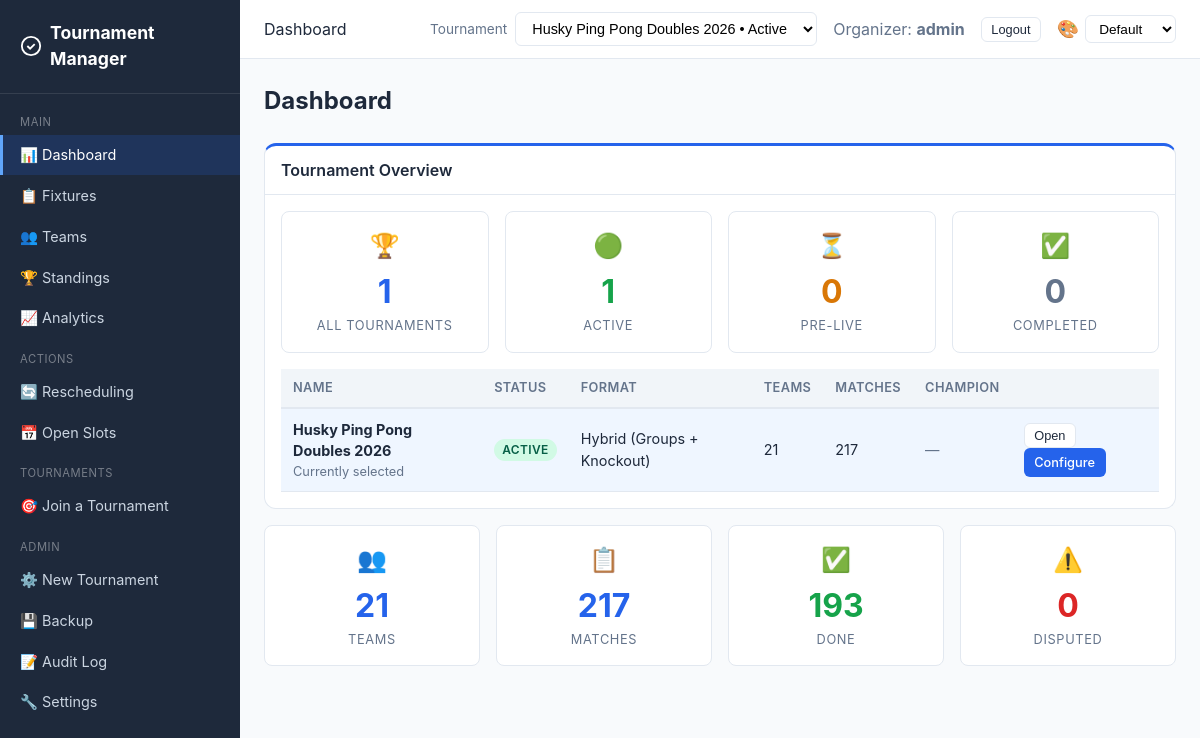
The app's page /dashboard/ (signed in), older data.
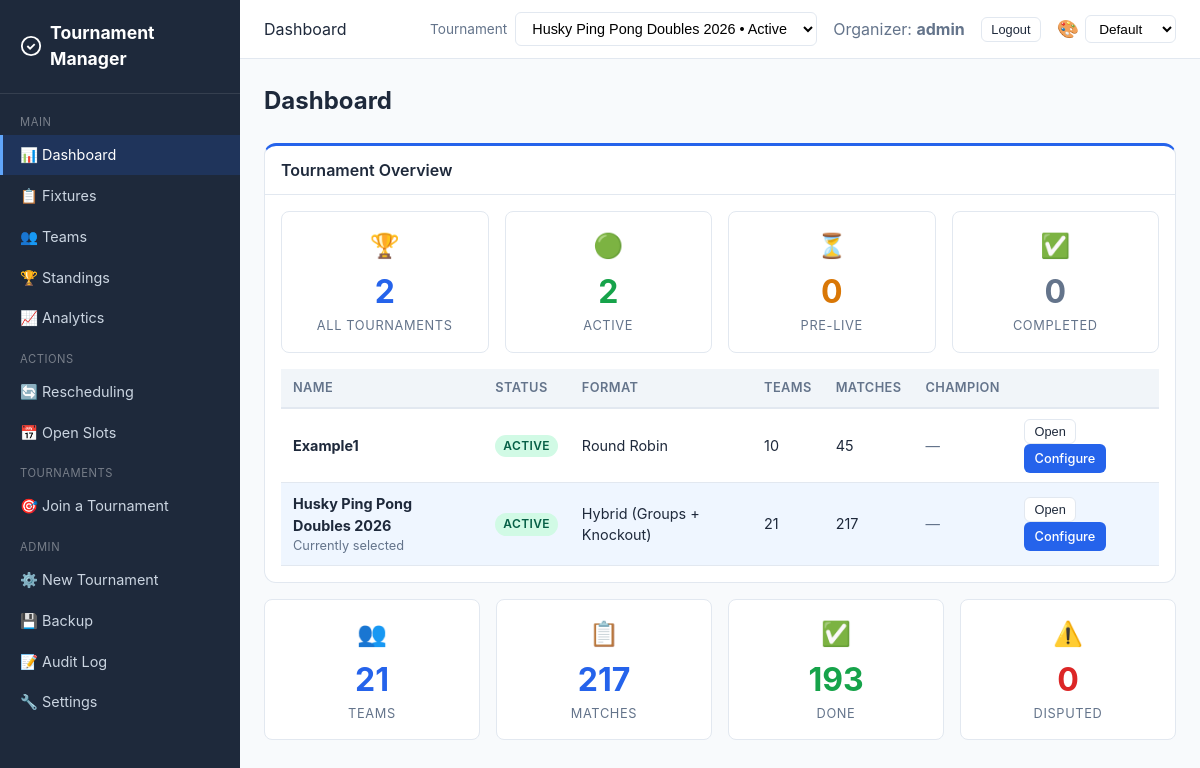
The same page, newer data.
### core/models.py (models this page shows, shortened)
class Tournament(models.Model):
    FORMAT_CHOICES = [
        ("round_robin", "Round Robin"),
        ("double_round_robin", "Double Round Robin"),
        ("knockout", "Knockout"),
        ("double_elimination", "Double Elimination"),
        ("consolation", "Consolation"),
        ("hybrid", "Hybrid (Groups + Knockout)"),
    ]
    SPORT_CHOICES = [
        ("badminton", "Badminton"),
        ("tennis", "Tennis"),
        ("volleyball", "Volleyball"),
        ("basketball", "Basketball"),
        ("soccer", "Soccer"),
        ("cricket", "Cricket"),
        ("table_tennis", "Table Tennis"),
        ("other", "Other"),
    ]
    WITHDRAWAL_POLICY_CHOICES = [
        ("forfeit", "Forfeit remaining matches"),
        ("void", "Void remaining matches"),
    ]
    name = models.CharField(max_length=200)
    sport_type = models.CharField(
        max_length=30, choices=SPORT_CHOICES, default="other",
        help_text="Type of sport for this tournament",
    )
    format = models.CharField(max_length=30, choices=FORMAT_CHOICES)
    players_per_team = models.IntegerField(
        default=1, help_text="Number of players required per team",
    )
    status = models.CharField(
        max_length=20,
        choices=[
            ("setup", "Setup"),
            ("registration_open", "Registration Open"),
            ("ready", "Ready for Scheduling"),
            ("scheduled", "Schedule Draft Ready"),
            ("active", "Active"),
            ("completed", "Completed"),
        ],
        default="setup",
    )
    created_at = models.DateTimeField(auto_now_add=True)
    started_at = models.DateTimeField(null=True, blank=True)
    completed_at = models.DateTimeField(null=True, blank=True)
    start_date = models.DateField(
        default=timezone.localdate,
        null=True,
        blank=True,
        help_text="Date from which automatic scheduling should begin",
    )
    expected_teams_count = models.PositiveIntegerField(
        default=0,
        blank=True,
        help_text="Expected number of teams before the tournament can start",
    )
    points_per_win = models.IntegerField(default=3)
    points_per_loss = models.IntegerField(default=0)
    points_per_draw = models.IntegerField(default=1)
    tiebreaker_order = models.TextField(
        default='["game_diff", "games_won", "head_to_head"]'
    )
    num_groups = models.IntegerField(default=2, help_text="For hybrid format")
    teams_per_group_advance = models.IntegerField(
        default=2, help_text="Teams advancing from each group"
    )
    withdrawal_policy = models.CharField(
        max_length=20, choices=WITHDRAWAL_POLICY_CHOICES, default="forfeit"
    )
    default_match_duration = models.IntegerField(
        default=30, help_text="Minutes per match"
    )
    champion = models.ForeignKey(
        "Team",
        null=True,
        blank=True,
        on_delete=models.SET_NULL,
        related_name="championships",
        help_text="Team that won the tournament",
    )

### core/views.py (the view, shortened to what this page needs)
# urls.py: path("dashboard/", views.dashboard_view, name="dashboard"),
@login_required
def dashboard_view(request):
    tournament = _get_tournament(request)
    if tournament:
        _expire_no_show_reports(tournament)
        _expire_pending_score_disputes(tournament)
    team = _get_team(request.user, tournament=tournament)
    is_organizer = _is_organizer(request.user)
    has_dual_roles = _has_dual_roles(request.user)
    view_mode = request.session.get("view_mode", "team") if has_dual_roles else None
    if has_dual_roles:
        effective_view = view_mode  # 'team' or 'organizer'
    elif is_organizer:
        effective_view = "organizer"
    else:
        effective_view = "team"
    if not team and not is_organizer:
        open_count = Tournament.objects.filter(status="registration_open").count()
        if open_count > 0:
            return redirect("join_tournament_list")
    context = {
        "tournament": tournament,
        "team": team,
        "is_organizer": is_organizer,
        "is_captain": _is_captain(request.user, team),
        "has_dual_roles": has_dual_roles,
        "view_mode": view_mode,
        "effective_view": effective_view,
    }
    if is_organizer:
        all_tournaments = _get_available_tournaments()
        context["all_tournaments"] = all_tournaments
        context["active_tournaments_count"] = all_tournaments.filter(status="active").count()
        context["setup_tournaments_count"] = all_tournaments.filter(
            status__in=["setup", "registration_open", "ready", "scheduled"]
        ).count()
        context["completed_tournaments_count"] = all_tournaments.filter(status="completed").count()
    if tournament and is_organizer:
        context["total_teams"] = tournament.teams.count()
        context["total_matches"] = tournament.matches.count()
        context["confirmed_matches"] = tournament.matches.filter(status="confirmed").count()
        context["pending_matches_count"] = tournament.matches.filter(status="pending_confirmation").count()
        context["disputed_matches"] = tournament.matches.filter(status="disputed").count()
        context["critical_disputes"] = tournament.matches.filter(status="disputed", critical_dispute=True).select_related(
            "team1", "team2", "disputed_by"
        )
    context.update(_tournament_context(request, tournament))
    return _render_refreshable_page(
        request,
        "core/dashboard.html",
        "core/partials/dashboard_content.html",
        context,
    )

### templates/core/dashboard.html (shortened to what this page needs)
{% extends "core/base.html" %}
{% block page_header %}Dashboard{% endblock %}
{% block content %}
<h1 class="page-title">Dashboard</h1>
<div id="dashboard-live-region" data-auto-refresh="true" data-refresh-interval="15000">
    {% include "core/partials/dashboard_content.html" %}
</div>
{% endblock %}

### templates/core/base.html (shortened to what this page needs)
{% load static %}
<!DOCTYPE html>
<html lang="en">
<head>
    <link rel="stylesheet" href="{% static 'css/style.css' %}?v={% now 'YmdHis' %}">
</head>
<body>
{% if user.is_authenticated %}
<div class="app-layout">
    <aside class="sidebar">
        <div class="sidebar-brand">
            <svg viewBox="0 0 24 24" fill="none" stroke="currentColor" stroke-width="2"><circle cx="12" cy="12" r="10"/><path d="M8 12l3 3 5-5"/></svg>
            Tournament Manager
        </div>
        <nav class="sidebar-nav">
            <div class="sidebar-section">Main</div>
            <a href="{% url 'dashboard' %}" class="{% if request.resolver_match.url_name == 'dashboard' %}active{% endif %}">📊 Dashboard</a>
            <a href="{% url 'fixtures' %}" class="{% if request.resolver_match.url_name == 'fixtures' %}active{% endif %}">📋 Fixtures</a>
            <a href="{% url 'teams' %}" class="{% if request.resolver_match.url_name == 'teams' or request.resolver_match.url_name == 'team_detail' %}active{% endif %}">👥 Teams</a>
            <a href="{% url 'standings' %}" class="{% if request.resolver_match.url_name == 'standings' %}active{% endif %}">🏆 Standings</a>
            <a href="{% url 'analytics' %}" class="{% if request.resolver_match.url_name == 'analytics' %}active{% endif %}">📈 Analytics</a>
            <div class="sidebar-section">Actions</div>
            <a href="{% url 'rescheduling' %}" class="{% if request.resolver_match.url_name == 'rescheduling' %}active{% endif %}">🔄 Rescheduling</a>
            <a href="{% url 'open_slots' %}" class="{% if request.resolver_match.url_name == 'open_slots' %}active{% endif %}">📅 Open Slots</a>
            {% if team %}
            <div class="sidebar-section">My Team</div>
            <a href="{% url 'team_detail' pk=team.pk %}" class="{% if request.resolver_match.url_name == 'team_detail' %}active{% endif %}">🏅 {{ team.name }}</a>
            {% if joinable_tournaments %}
            <a href="{% url 'join_tournament_list' %}" class="{% if request.resolver_match.url_name == 'join_tournament_list' or request.resolver_match.url_name == 'join_tournament' or request.resolver_match.url_name == 'create_team' %}active{% endif %}" style="margin-top:0.5rem;">➕ Join New Tournament
                <span style="font-size:0.7rem;background:var(--primary);color:#fff;border-radius:10px;padding:1px 7px;margin-left:0.3rem;vertical-align:middle;">{{ joinable_tournaments|length }}</span>
            </a>
            {% endif %}
            {% else %}
            <div class="sidebar-section">Tournaments</div>
            <a href="{% url 'join_tournament_list' %}" class="">🎯 Join a Tournament</a>
            {% endif %}
            {% if user.is_staff %}
            <div class="sidebar-section">Admin</div>
            <a href="{% url 'tournament_setup' %}" class="{% if request.resolver_match.url_name == 'tournament_setup' %}active{% endif %}">⚙️ New Tournament</a>
            <a href="{% url 'backup' %}" class="{% if request.resolver_match.url_name == 'backup' %}active{% endif %}">💾 Backup</a>
            <a href="{% url 'audit_log' %}" class="{% if request.resolver_match.url_name == 'audit_log' %}active{% endif %}">📝 Audit Log</a>
            <a href="{% url 'settings' %}" class="{% if request.resolver_match.url_name == 'settings' %}active{% endif %}">🔧 Settings</a>
            {% endif %}
        </nav>
    </aside>
    <div class="main-content">
        <header class="topbar">
            <div class="topbar-left">
                <span>{% block page_header %}{% endblock %}</span>
            </div>
            <div class="topbar-right">
                {% if user.is_staff and available_tournaments %}
                <form method="post" action="{% url 'select_tournament' %}" style="display:flex;align-items:center;gap:0.5rem;">
                    <label for="tournament-switch" class="text-muted" style="font-size:0.85rem;">Tournament</label>
                    <select id="tournament-switch" name="tournament_id" class="form-select" onchange="this.form.submit()" style="min-width:220px;">
                        {% for t in available_tournaments %}
                        <option value="{{ t.pk }}" {% if selected_tournament and t.pk == selected_tournament.pk %}selected{% endif %}>
                            {{ t.name }} • {{ t.get_status_display }}
                        </option>
                        {% endfor %}
                    </select>
                </form>
                {% endif %}
                {% if team %}
                <a href="{% url 'team_detail' pk=team.pk %}" class="btn btn-outline btn-sm">&#9881;&#65039; {{ team.name }}</a>
                {% elif user.is_staff %}
                <span class="text-muted">Organizer: <strong>{{ user.username }}</strong></span>
                {% endif %}
                <form method="post" action="{% url 'logout' %}" style="display:inline;">
                    <button type="submit" class="btn btn-outline btn-sm">Logout</button>
                </form>
                <div class="theme-picker">
                    <label for="themeSelect" style="font-size:1.1rem;cursor:default;" title="Theme">🎨</label>
                    <select id="themeSelect" class="form-select" style="width:auto;padding:0.3rem 0.55rem;font-size:0.85rem;">
                        <option value="default">Default</option>
                    </select>
                </div>
            </div>
        </header>
        <div class="content">
            {% block content %}{% endblock %}
        </div>
    </div>
</div>
{% endif %}
</body>
</html>

### templates/core/partials/dashboard_content.html (shortened to what this page needs)
{% if not tournament %}
<div class="card">
    <div class="card-body">
        <p>No tournament has been set up yet.</p>
        {% if is_organizer %}
        <a href="{% url 'tournament_setup' %}" class="btn btn-primary mt-1">Create Tournament</a>
        {% endif %}
    </div>
</div>
{% else %}
{% if effective_view == 'organizer' %}
<div class="card mb-2">
    <div class="card-header">Tournament Overview</div>
    <div class="card-body">
        <div class="grid grid-4 mb-2">
            <div class="stat-card">
                <div style="font-size:1.5rem;margin-bottom:0.25rem;">🏆</div>
                <div class="stat-value">{{ all_tournaments|length }}</div>
                <div class="stat-label">All Tournaments</div>
            </div>
            <div class="stat-card">
                <div style="font-size:1.5rem;margin-bottom:0.25rem;">🟢</div>
                <div class="stat-value" style="color:var(--success)">{{ active_tournaments_count|default:"0" }}</div>
                <div class="stat-label">Active</div>
            </div>
            <div class="stat-card">
                <div style="font-size:1.5rem;margin-bottom:0.25rem;">⏳</div>
                <div class="stat-value" style="color:var(--warning)">{{ setup_tournaments_count|default:"0" }}</div>
                <div class="stat-label">Pre-Live</div>
            </div>
            <div class="stat-card">
                <div style="font-size:1.5rem;margin-bottom:0.25rem;">✅</div>
                <div class="stat-value" style="color:var(--text-muted)">{{ completed_tournaments_count|default:"0" }}</div>
                <div class="stat-label">Completed</div>
            </div>
        </div>
        {% if all_tournaments %}
        <div class="table-container">
            <table>
                <thead>
                    <tr><th>Name</th><th>Status</th><th>Format</th><th>Teams</th><th>Matches</th><th>Champion</th><th></th></tr>
                </thead>
                <tbody>
                    {% for t in all_tournaments %}
                    <tr{% if tournament and t.pk == tournament.pk %} class="row-selected"{% endif %}>
                        <td>
                            <strong>{{ t.name }}</strong>
                            {% if tournament and t.pk == tournament.pk %}
                            <div class="text-muted" style="font-size:0.8rem;">Currently selected</div>
                            {% endif %}
                        </td>
                        <td><span class="badge badge-{{ t.status }}">{{ t.get_status_display }}</span></td>
                        <td>{{ t.get_format_display }}</td>
                        <td>{{ t.team_count }}</td>
                        <td>{{ t.match_count }}</td>
                        <td>
                            {% if t.status == 'completed' and t.champion %}
                            <span style="font-size:0.9rem;">🏆 {{ t.champion.name }}</span>
                            {% else %}
                            <span class="text-muted">—</span>
                            {% endif %}
                        </td>
                        <td>
                            <form method="post" action="{% url 'select_tournament' %}" style="display:inline-block;">
                                <button type="submit" class="btn btn-outline btn-sm">Open</button>
                            </form>
                            <a href="{% url 'tournament_config' pk=t.pk %}" class="btn btn-primary btn-sm">Configure</a>
                        </td>
                    </tr>
                    {% endfor %}
                </tbody>
            </table>
        </div>
        {% endif %}
    </div>
</div>
{% if tournament and effective_view == 'organizer' %}
<div class="grid grid-4 mb-2">
    <div class="stat-card">
        <div style="font-size:1.5rem;margin-bottom:0.25rem;">👥</div>
        <div class="stat-value">{{ total_teams|default:"0" }}</div>
        <div class="stat-label">Teams</div>
    </div>
    <div class="stat-card">
        <div style="font-size:1.5rem;margin-bottom:0.25rem;">📋</div>
        <div class="stat-value">{{ total_matches|default:"0" }}</div>
        <div class="stat-label">Matches</div>
    </div>
    <div class="stat-card">
        <div style="font-size:1.5rem;margin-bottom:0.25rem;">✅</div>
        <div class="stat-value" style="color:var(--success)">{{ confirmed_matches|default:"0" }}</div>
        <div class="stat-label">Done</div>
    </div>
    <div class="stat-card">
        <div style="font-size:1.5rem;margin-bottom:0.25rem;">⚠️</div>
        <div class="stat-value" style="color:var(--danger)">{{ disputed_matches|default:"0" }}</div>
        <div class="stat-label">Disputed</div>
    </div>
</div>
{% endif %}
{% endif %}
{% endif %}

Row changes from the older to the newer data that the page shows:
added Tournament: name "Example1", status "ACTIVE", format "Round Robin", team_count "10", match_count "45"
Text that changed along with them:
{{ all_tournaments|length }}: "1" → "2"
{{ active_tournaments_count|default:"0" }}: "1" → "2"
